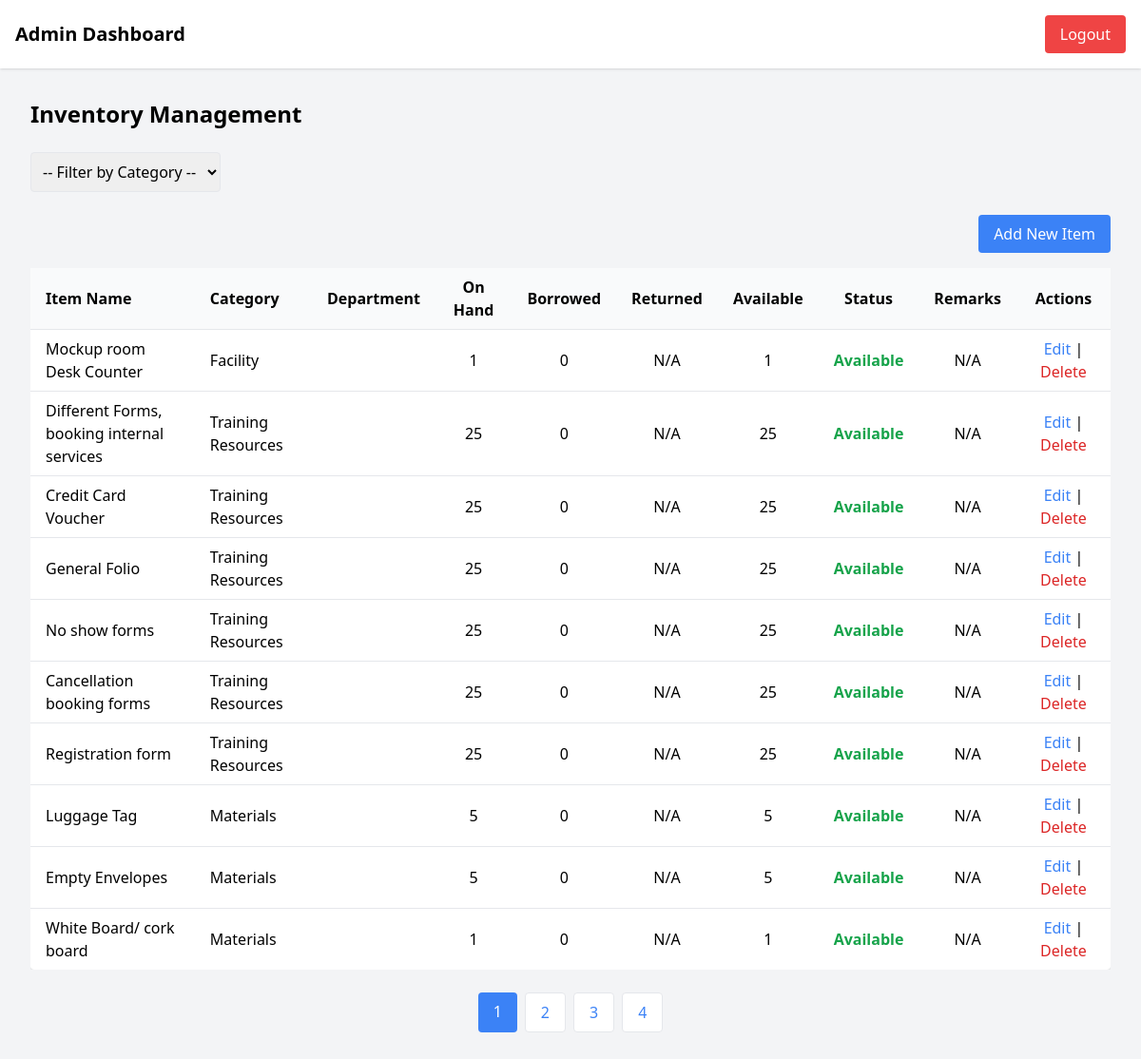
Page /dashboard/admin_requests.php (signed in) on the committed database.
### tables this page shows
CREATE TABLE `items` (
  `id` int(11) NOT NULL,
  `name` varchar(255) DEFAULT NULL,
  `category` varchar(255) DEFAULT NULL,
  `quantity` int(11) DEFAULT NULL,
  `available_quantity` int(11) DEFAULT NULL,
  `description` text DEFAULT NULL,
  `department` varchar(255) DEFAULT NULL,
  `created_at` timestamp NOT NULL DEFAULT current_timestamp(),
  `borrowed_quantity` int(11) DEFAULT 0,
  `borrowed` int(11) DEFAULT 0,
  `returned` int(11) DEFAULT 0,
  `remarks` text DEFAULT NULL
);

### dashboard/admin_requests.php (the view, shortened to what this page needs)
<?php
require_once "../config/database.php";
$items = [];
$pages = 1;
$limit = 10;
$category_filter = isset($_GET['category']) ? $_GET['category'] : "";
$page = isset($_GET['page']) ? (int)$_GET['page'] : 1;
$start = ($page - 1) * $limit;
try {
    $query = "SELECT id, name, category, department, quantity, borrowed, (quantity - borrowed) AS available_quantity, remarks FROM items";
    $params = [];
    $query .= " ORDER BY id DESC LIMIT ?, ?";
    $stmt = $conn->prepare($query);
    $stmt->bindValue(count($params) + 1, $start, PDO::PARAM_INT);
    $stmt->bindValue(count($params) + 2, $limit, PDO::PARAM_INT);
    $stmt->execute();
    $items = $stmt->fetchAll(PDO::FETCH_ASSOC);
    $countQuery = "SELECT COUNT(*) FROM items";
    $countStmt = $conn->prepare($countQuery);
    if (!empty($category_filter)) {
        $countStmt->execute([$category_filter]);
    } else {
        $countStmt->execute();
    }
    $total = $countStmt->fetchColumn();
    $pages = ceil($total / $limit);
} catch (PDOException $e) {
    $_SESSION['error'] = "Failed to load items: " . $e->getMessage();
    error_log("Database Error: " . $e->getMessage());
}
?>
<!DOCTYPE html>
<html lang="en">
<head>
  <script src="https://cdn.tailwindcss.com"></script>
</head>
<body class="bg-gray-100 min-h-screen">
<nav class="bg-white p-4 shadow flex justify-between items-center">
    <h1 class="text-xl font-bold">Admin Dashboard</h1>
    <a href="../logout.php" class="bg-red-500 text-white px-4 py-2 rounded">Logout</a>
</nav>
<div class="p-8">
    <h2 class="text-2xl font-bold mb-6">Inventory Management</h2>
    <form method="GET" class="mb-6 flex space-x-4">
        <select name="category" onchange="this.form.submit()" class="border p-2 rounded">
            <option value="">-- Filter by Category --</option>
        </select>
    </form>
    <div class="flex justify-end mb-4">
        <a href="../items/add_item.php" class="bg-blue-500 text-white px-4 py-2 rounded hover:bg-blue-600">
            Add New Item
        </a>
    </div>
    <div class="overflow-x-auto">
        <table class="min-w-full bg-white shadow rounded">
            <thead class="bg-gray-50">
                <tr>
                    <th class="px-4 py-2 text-left">Item Name</th>
                    <th class="px-4 py-2 text-left">Category</th>
                    <th class="px-4 py-2 text-left">Department</th>
                    <th class="px-4 py-2 text-center">On Hand</th>
                    <th class="px-4 py-2 text-center">Borrowed</th>
                    <th class="px-4 py-2 text-center">Returned</th>
                    <th class="px-4 py-2 text-center">Available</th>
                    <th class="px-4 py-2 text-center">Status</th>
                    <th class="px-4 py-2 text-center">Remarks</th>
                    <th class="px-4 py-2 text-center">Actions</th>
                </tr>
            </thead>
            <tbody>
                <?php if (count($items) > 0): ?>
                    <?php foreach ($items as $item): ?>
                        <tr class="border-t">
                            <td class="px-4 py-2"><?= htmlspecialchars($item['name']) ?></td>
                            <td class="px-4 py-2"><?= htmlspecialchars($item['category']) ?></td>
                            <td class="px-4 py-2"><?= htmlspecialchars($item['department']) ?></td>
                            <td class="px-4 py-2 text-center"><?= isset($item['quantity']) ? htmlspecialchars($item['quantity']) : 'N/A' ?></td>
                            <td class="px-4 py-2 text-center"><?= isset($item['borrowed']) ? htmlspecialchars($item['borrowed']) : 'N/A' ?></td>
                            <td class="px-4 py-2 text-center"><?= isset($item['returned']) ? htmlspecialchars($item['returned']) : 'N/A' ?></td>
                            <td class="px-4 py-2 text-center"><?= isset($item['available_quantity']) ? htmlspecialchars($item['available_quantity']) : 'N/A' ?></td>
                            <td class="px-4 py-2 text-center">
                                <?php
                                    if (isset($item['available_quantity']) && $item['available_quantity'] > 0) {
                                        echo "<span class='text-green-600 font-semibold'>Available</span>";
                                    } else {
                                        echo "<span class='text-red-600 font-semibold'>Not Available</span>";
                                    }
                                ?>
                            </td>
                            <td class="px-4 py-2 text-center"><?= htmlspecialchars($item['remarks'] ?? 'N/A') ?></td>
                            <td class="px-4 py-2 text-center">
                                <a href="../items/edit_item.php?id=<?= $item['id'] ?>" class="text-blue-500 hover:underline">Edit</a> |
                                <a href="admin_requests.php?action=delete&id=<?= $item['id'] ?>"
                               class="text-red-600 hover:text-red-900"
                               onclick="return confirm('Are you sure you want to delete <?= htmlspecialchars($item['name']) ?>?');">
                               Delete
                            </a>
                            </td>
                        </tr>
                    <?php endforeach; ?>
                <?php else: ?>
                    <tr>
                        <td colspan="10" class="text-center py-4 text-gray-500">No items found.</td>
                    </tr>
                <?php endif; ?>
            </tbody>
        </table>
    </div>
    <div class="mt-6 flex justify-center">
        <?php for ($i = 1; $i <= $pages; $i++): ?>
            <a href="?page=<?= $i ?>&category=<?= urlencode($category_filter) ?>"
               class="px-4 py-2 mx-1 rounded <?= $i === $page ? 'bg-blue-500 text-white' : 'bg-white text-blue-500 border'; ?>">
               <?= $i ?>
            </a>
        <?php endfor; ?>
    </div>
</div>
</body>
</html>

### rows in the picture
items: name "Mockup room Desk Counter", category "Facility", quantity "1", borrowed "0", available_quantity "1", remarks "N/A"
items: name "Different Forms, booking internal services", category "Training Resources", quantity "25", borrowed "0", available_quantity "25", remarks "N/A"
items: name "Credit Card Voucher", category "Training Resources", quantity "25", borrowed "0", available_quantity "25", remarks "N/A"
items: name "General Folio", category "Training Resources", quantity "25", borrowed "0", available_quantity "25", remarks "N/A"
items: name "No show forms", category "Training Resources", quantity "25", borrowed "0", available_quantity "25", remarks "N/A"
items: name "Cancellation booking forms", category "Training Resources", quantity "25", borrowed "0", available_quantity "25", remarks "N/A"
items: name "Registration form", category "Training Resources", quantity "25", borrowed "0", available_quantity "25", remarks "N/A"
items: name "Luggage Tag", category "Materials", quantity "5", borrowed "0", available_quantity "5", remarks "N/A"
items: name "Empty Envelopes", category "Materials", quantity "5", borrowed "0", available_quantity "5", remarks "N/A"
items: name "White Board/ cork board", category "Materials", quantity "1", borrowed "0", available_quantity "1", remarks "N/A"
